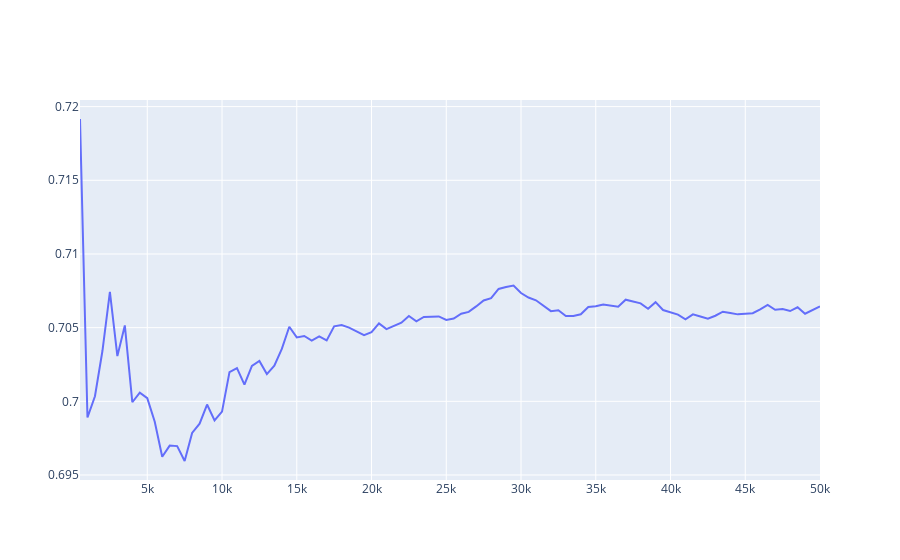

Notebook code cell kept with this figure:
### Code cell
line_fig = go.Figure(lineof(x=sample_rates, y=r_values))
line_fig
